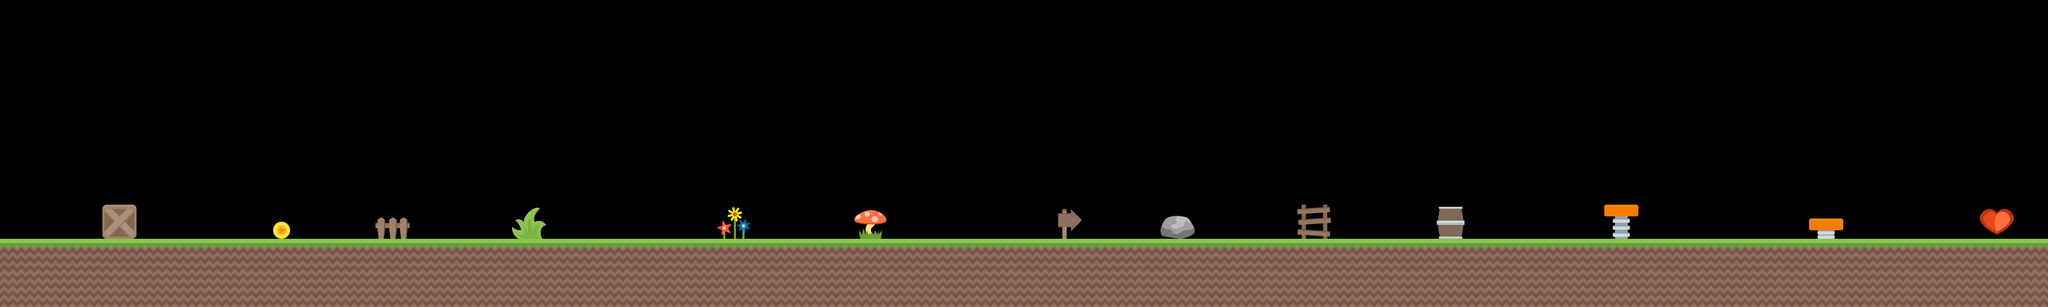

This is a level from a 2D game, rendered from its Tiled map with the project's own tilesets. A one-line summary and the complete map file follow:
An orthogonal 60x9 tile map with 64x64 px tiles, 1 tile layer (Tile Layer 1).

<map version="1.10" tiledversion="1.10.2" orientation="orthogonal" renderorder="right-down" width="60" height="9" tilewidth="64" tileheight="64" infinite="0" nextlayerid="4" nextobjectid="1">
 <tileset firstgid="1" source="Tileset.tsx" />
 <layer id="3" name="Tile Layer 1" width="60" height="9">
  <data encoding="csv">
0,0,0,0,0,0,0,0,0,0,0,0,0,0,0,0,0,0,0,0,0,0,0,0,0,0,0,0,0,0,0,0,0,0,0,0,0,0,0,0,0,0,0,0,0,0,0,0,0,0,0,0,0,0,0,0,0,0,0,0,
0,0,0,0,0,0,0,0,0,0,0,0,0,0,0,0,0,0,0,0,0,0,0,0,0,0,0,0,0,0,0,0,0,0,0,0,0,0,0,0,0,0,0,0,0,0,0,0,0,0,0,0,0,0,0,0,0,0,0,0,
0,0,0,0,0,0,0,0,0,0,0,0,0,0,0,0,0,0,0,0,0,0,0,0,0,0,0,0,0,0,0,0,0,0,0,0,0,0,0,0,0,0,0,0,0,0,0,0,0,0,0,0,0,0,0,0,0,0,0,0,
0,0,0,0,0,0,0,0,0,0,0,0,0,0,0,0,0,0,0,0,0,0,0,0,0,0,0,0,0,0,0,0,0,0,0,0,0,0,0,0,0,0,0,0,0,0,0,0,0,0,0,0,0,0,0,0,0,0,0,0,
0,0,0,0,0,0,0,0,0,0,0,0,0,0,0,0,0,0,0,0,0,0,0,0,0,0,0,0,0,0,0,0,0,0,0,0,0,0,0,0,0,0,0,0,0,0,0,0,0,0,0,0,0,0,0,0,0,0,0,0,
0,0,0,0,0,0,0,0,0,0,0,0,0,0,0,0,0,0,0,0,0,0,0,0,0,0,0,0,0,0,0,0,0,0,0,0,0,0,0,0,0,0,0,0,0,0,0,0,0,0,0,0,0,0,0,0,0,0,0,0,
0,0,0,1,0,0,0,0,3,0,0,8,0,0,0,10,0,0,0,0,0,12,0,0,0,31,0,0,0,0,0,33,0,0,36,0,0,0,40,0,0,0,44,0,0,0,0,39,0,0,0,0,0,38,0,0,0,0,29,0,
23,23,23,23,23,23,23,23,23,23,23,23,23,23,23,23,23,23,23,23,23,23,23,23,23,23,23,23,23,23,23,23,23,23,23,23,23,23,23,23,23,23,23,23,23,23,23,23,23,23,23,23,23,23,23,23,23,23,23,23,
18,18,18,18,18,18,18,18,18,18,18,18,18,18,18,18,18,18,18,18,18,18,18,18,18,18,18,18,18,18,18,18,18,18,18,18,18,18,18,18,18,18,18,18,18,18,18,18,18,18,18,18,18,18,18,18,18,18,18,18
</data>
 </layer>
</map>
